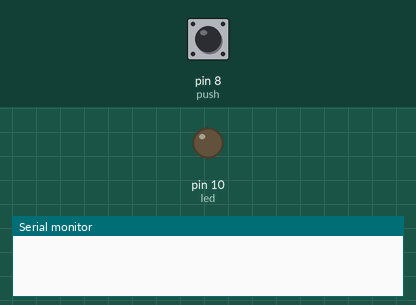
Simulated run of this sketch. Board: Arduino Uno, built with avr-gcc and run on an emulated ATmega328P. Shown: output pins drawn as LEDs (lit = HIGH), the last lines printed to the serial monitor. The inputs (shaded band) are chosen by the test bench; at power-on: pin 8 (push) LOW.

Above: at 1.2 s.
1.3 s: pin 8 (push) pulled HIGH for 0.15 s
At 2.6 s:
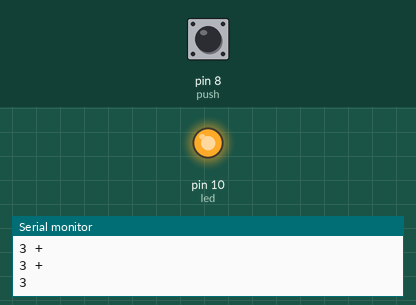
2.9 s: pin 8 (push) pulled HIGH for 3.2 s
At 3.3 s:
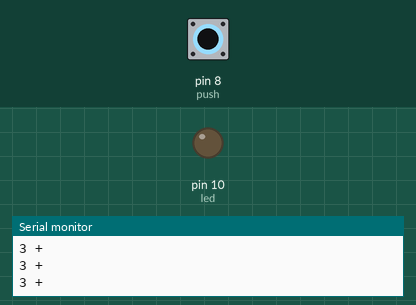
Timing chart, 0 to 7.6 s (numbered marks = the images above; inputs shaded):
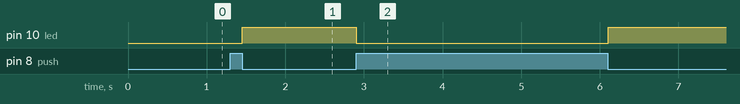

Measured:
- after the input at 1.3 s, pin 10 (led): LOW → HIGH after 0.15 s
- after the input at 2.9 s, pin 10 (led): HIGH → LOW at once, → HIGH 3.2 s later

The sketch:

tt1.ino
```cpp
int led = 10;
int push = 8;
boolean iniS = false;
boolean ledOn = false;
int p1;
void setup() {
pinMode(led, OUTPUT);
pinMode(push, INPUT);
Serial.begin(9600);
}

void loop() {

    if (digitalRead(push) == HIGH && iniS == 0){

    delay(10);

     p1 = digitalRead(push);
      }

    if (p1 == HIGH && iniS == 0){

        ledOn = !ledOn;
  Serial.print("3 ");
        iniS = 1;

      }

            if (digitalRead(push) == HIGH && iniS == 1){
  delay(5);
        ledOn = !ledOn;
    Serial.println("+ ");

        iniS = 0;

      }

      digitalWrite(led, ledOn);


}
```
